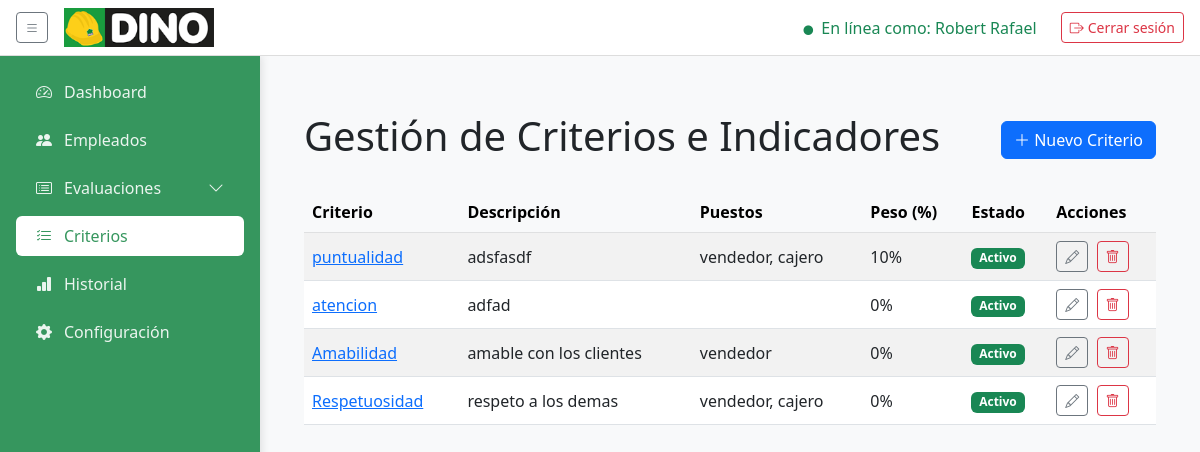
The app's page /criterios/ (signed in) with its own data.
### core/models.py (models this page shows, shortened)
class Usuario(AbstractUser):
    """
    Modelo personalizado para el usuario, heredando de AbstractUser.
    Este modelo ahora solo contiene los campos estándar del usuario.
    """

class Criterio(models.Model):
    nombre      = models.CharField(max_length=100, default='Sin nombre')
    descripcion = models.CharField(max_length=200, blank=True, null=True)
    puestos     = models.ManyToManyField(Puesto, related_name='criterios')
    rango_min   = models.IntegerField()
    rango_max   = models.IntegerField()
    peso        = models.PositiveIntegerField('Peso (%)', default=0,
                    help_text='Porcentaje que aporta este criterio')
    ESTADO_CHOICES = [
        ('Activo',   'Activo'),
        ('Inactivo', 'Inactivo'),
    ]
    estado      = models.CharField(max_length=10, choices=ESTADO_CHOICES,
                    default='Activo')

class Puesto(models.Model):
    nombre = models.CharField(max_length=50, unique=True)
    descripcion = models.TextField(blank=True, null=True)

### core/views.py (the view)
# urls.py: path('criterios/',                    views.lista_criterios,   name='lista_criterios'),
@login_required
def lista_criterios(request):
    criterios = Criterio.objects.all()
    return render(request, 'criterios/lista_criterios.html', {
        'criterios': criterios
    })

### templates/criterios/lista_criterios.html (shortened to what this page needs)
{% extends "base/base.html" %}
{% load static %}
{% block content %}
<!DOCTYPE html>
<html lang="es">
<head>
  <link href="https://cdn.jsdelivr.net/npm/bootstrap@5.3.0/dist/css/bootstrap.min.css" rel="stylesheet">
  <link href="https://cdn.jsdelivr.net/npm/bootstrap-icons@1.10.5/font/bootstrap-icons.css" rel="stylesheet">
</head>
<body class="bg-light">
  <div class="container py-4">
    <div class="d-flex justify-content-between align-items-center mb-4">
      <h1>Gestión de Criterios e Indicadores</h1>
      <a href="{% url 'nuevo_criterio' %}" class="btn btn-primary">
        <i class="bi bi-plus-lg"></i> Nuevo Criterio
      </a>
    </div>
    <table class="table table-striped align-middle">
      <thead class="table-light">
        <tr>
          <th>Criterio</th>
          <th>Descripción</th>
          <th>Puestos</th>
          <th>Peso (%)</th>
          <th>Estado</th>
          <th>Acciones</th>
        </tr>
      </thead>
      <tbody>
      {% for c in criterios %}
        <tr>
          <td>
            <a href="{% url 'detalle_criterio' c.pk %}">
              {{ c.nombre }}
            </a>
          </td>
          <td>{{ c.descripcion }}</td>
          <td>
            {% for p in c.puestos.all %}
              {{ p.nombre }}{% if not forloop.last %}, {% endif %}
            {% endfor %}
          </td>
          <td>{{ c.peso }}%</td>
          <td>
            {% if c.estado == 'Activo' %}
              <span class="badge bg-success">Activo</span>
            {% else %}
              <span class="badge bg-secondary">Inactivo</span>
            {% endif %}
          </td>
          <td>
            <a href="{% url 'editar_criterio' c.pk %}" class="btn btn-sm btn-outline-secondary me-1">
              <i class="bi bi-pencil"></i>
            </a>
            <a href="{% url 'eliminar_criterio' c.pk %}" class="btn btn-sm btn-outline-danger">
              <i class="bi bi-trash"></i>
            </a>
          </td>
        </tr>
      {% empty %}
        <tr>
          <td colspan="6" class="text-center text-muted">
            No hay criterios registrados.
          </td>
        </tr>
      {% endfor %}
      </tbody>
    </table>
  </div>
</body>
</html>
{% endblock %}

### templates/base/base.html (shortened to what this page needs)
{% load static %}
<!DOCTYPE html>
<html lang="es">
<head>
    <link href="https://cdn.jsdelivr.net/npm/bootstrap@5.3.0/dist/css/bootstrap.min.css" rel="stylesheet" />
    <link href="https://cdn.jsdelivr.net/npm/bootstrap-icons@1.10.5/font/bootstrap-icons.css" rel="stylesheet" />
</head>
<body>
    <nav class="navbar d-flex justify-content-between align-items-center">
        <div class="d-flex align-items-center">
            <button id="sidebarToggle" class="btn btn-outline-secondary btn-sm me-3">
                <i class="bi bi-list"></i>
            </button>
            <a class="navbar-brand">
                <img src="{% static 'img/logo_dino.png' %}" alt="Logo Dino">
            </a>
        </div>
        <div class="d-flex align-items-center">
            <span class="text-success me-4">
                <i class="bi bi-circle-fill me-1" style="font-size:.6rem;"></i> En línea como:
                {{ request.user.get_full_name|default:request.user.username }}
            </span>
            <form id="logoutForm" method="post" action="{% url 'index' %}">
                <button type="button" id="logoutButton" class="btn btn-outline-danger btn-sm">
                    <i class="bi bi-box-arrow-right me-1"></i>Cerrar sesión
                </button>
            </form>
        </div>
    </nav>
    {% with request.resolver_match.url_name as view_name %}
    <div class="d-flex main">
        <aside class="sidebar" id="sidebar">
            <ul class="nav flex-column">
                <li class="nav-item">
                    <a href="{% url 'admin_dashboard' %}"
                        class="nav-link {% if view_name == 'admin_dashboard' %}active{% endif %}">
                        <i class="bi bi-speedometer2"></i><span>Dashboard</span>
                    </a>
                </li>
                <li class="nav-item">
                    <a href="{% url 'gestion_empleados' %}"
                        class="nav-link {% if view_name == 'gestion_empleados' %}active{% endif %}">
                        <i class="bi bi-people-fill"></i><span>Empleados</span>
                    </a>
                </li>
                <li
                    class="nav-item has-submenu {% if view_name == 'lista_evaluaciones' or view_name == 'realizar_autoevaluacion' %}submenu-open{% endif %}">
                    <a href="#" class="nav-link submenu-toggle">
                        <i class="bi bi-card-list"></i><span>Evaluaciones</span>
                        <i class="bi bi-chevron-down ms-auto"></i>
                    </a>
                </li>
                <li class="nav-item">
                    <a href="{% url 'lista_criterios' %}"
                        class="nav-link {% if view_name == 'lista_criterios' %}active{% endif %}">
                        <i class="bi bi-list-check"></i><span>Criterios</span>
                    </a>
                </li>
                                <li class="nav-item">
                    <a href="{% url 'historial_evaluaciones' %}"
                        class="nav-link {% if view_name == 'historial_evaluaciones' %}active{% endif %}">
                        <i class="bi bi-bar-chart-fill"></i><span>Historial</span>
                    </a>
                </li>
                <li class="nav-item">
                    <a href="{% url 'admin_dashboard' %}"
                        class="nav-link {% if view_name == 'configuracion' %}active{% endif %}">
                        <i class="bi bi-gear-fill"></i><span>Configuración</span>
                    </a>
                </li>
            </ul>
        </aside>
        <main class="content">
            {% block content %}{% endblock %}
        </main>
    </div>
    {% endwith %}
</body>
</html>

### templates/base/base.html (style rules this page uses)
:root { --sidebar-width: 260px; --sidebar-collapsed: 80px; --primary: #36965e; --bg: #f9f9f9; --shadow: rgba(0, 0, 0, 0.1); }
html, body { margin: 0; padding: 0; height: 100%; background: var(--bg); font-family: 'Segoe UI', sans-serif; }
nav.navbar { position: fixed; top: 0; left: 0; right: 0; z-index: 1100; }
.d-flex.main { height: calc(100vh - 56px); }
aside.sidebar { position: fixed; top: 56px; left: 0; bottom: 0; width: var(--sidebar-width); background: var(--primary); color: #fff; padding: 1rem; box-shadow: 2px 0 8px var(--shadow); transition: width .3s; z-index: 1050; }
aside.sidebar .nav-link { color: rgba(255, 255, 255, 0.9); margin-bottom: .5rem; border-radius: 6px; display: flex; align-items: center; gap: .5rem; white-space: nowrap; overflow: hidden; }
aside.sidebar .nav-link i { min-width: 24px; text-align: center; }
aside.sidebar .nav-link span { transition: opacity .3s; }
aside.sidebar .nav-link.active { background: #fff; color: var(--primary); }
main.content { margin-top: 56px; margin-left: var(--sidebar-width); padding: 2rem; transition: margin-left .3s; position: relative; overflow: auto; }
body, html { margin: 0; padding: 0; height: 100%; background: var(--bg); font-family: 'Segoe UI', sans-serif; }
nav.navbar { background: #fff; border-bottom: 1px solid #ddd; height: 56px; z-index: 1100; padding: 0 1rem; }
nav.navbar .navbar-brand { flex: none; display: flex; align-items: center; }
nav.navbar .navbar-brand img { width: 150px; height: auto; flex-shrink: 0; }
aside.sidebar { width: var(--sidebar-width); background: var(--primary); color: #fff; display: flex; flex-direction: column; padding: 1rem; box-shadow: 2px 0 8px var(--shadow); transition: width .3s; }
main.content { flex: 1; overflow: auto; padding: 2rem; }
.has-submenu { position: relative; }

### records on screen
Usuario: user.get_full_name "Robert Rafael"
Criterio: nombre "puntualidad", descripcion "adsfasdf", peso "10", estado "Activo"
Puesto: nombre "vendedor"
Puesto: nombre "cajero"
Criterio: nombre "atencion", descripcion "adfad", peso "0", estado "Activo"
Criterio: nombre "Amabilidad", descripcion "amable con los clientes", peso "0", estado "Activo"
Criterio: nombre "Respetuosidad", descripcion "respeto a los demas", peso "0", estado "Activo"
